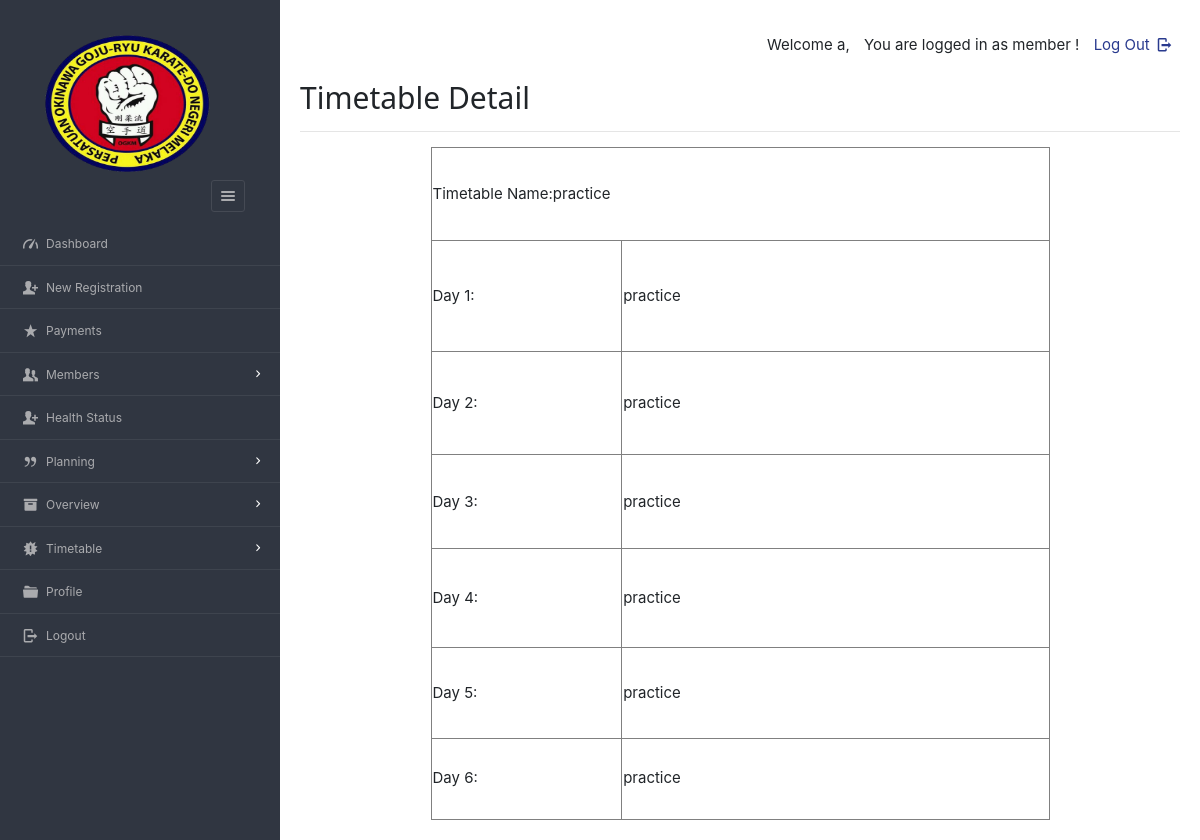
The app's page /dashboard/admin/viewdetailroutine.php?id=b764ef36-862b-11ef-a53d-3ca067e52da9 (signed in) with its own data.
### tables this page shows
CREATE TABLE `sports_timetable` (
  `tid` varchar(45) NOT NULL,
  `tname` varchar(45) NOT NULL,
  `day1` varchar(200) NOT NULL,
  `day2` varchar(200) NOT NULL,
  `day3` varchar(200) NOT NULL,
  `day4` varchar(200) NOT NULL,
  `day5` varchar(200) NOT NULL,
  `day6` varchar(200) NOT NULL,
  `pid` varchar(8) NOT NULL
);

### dashboard/admin/viewdetailroutine.php (the view, shortened to what this page needs)
<?php
require '../../include/db_conn.php';
?>
<!DOCTYPE html>
<html lang="en">
<head>
	<link rel="stylesheet" href="../../css/style.css"  id="style-resource-5">
    <link rel="stylesheet" href="../../css/dashMain.css">
    <link rel="stylesheet" type="text/css" href="../../css/entypo.css">
	<link href="a1style.css" rel="stylesheet" type="text/css">
	<link rel="stylesheet" href="../../css/bootstrap.min.css">
	<link rel="stylesheet" href="../../css/dashboard/sidebar.css">
</head>
     <body class="page-body  page-fade" onload="collapseSidebar()">
    	<div class="page-container sidebar-collapsed" id="navbarcollapse">
		<div class="sidebar-menu">
			<header class="logo-env">
					<div class="sidebar-collapse" onclick="collapseSidebar()">
				<a href="#" class="sidebar-collapse-icon with-animation">
					<i class="entypo-menu"></i>
				</a>
			</div>
			</header>
    		<?php include('nav.php'); ?>
    	</div>
    		<div class="main-content">
				<div class="row">
					<div class="col-md-6 col-sm-8 clearfix">
					</div>
					<div class="col-md-6 col-sm-4 clearfix hidden-xs">
						<ul class="list-inline links-list pull-right">
							<li>
								<a href="logout.php">
									Log Out <i class="entypo-logout right"></i>
								</a>
							</li>
						</ul>
					</div>
				</div>
				<h2>Timetable Detail</h2>
				<hr/>
				<?php
$id = $_GET['id'];
$sql = "SELECT * FROM sports_timetable t WHERE t.tid = ?";
$stmt = $con->prepare($sql);
$stmt->bind_param("i", $id);
$stmt->execute();
$res = $stmt->get_result();
if ($res) {
    $row = $res->fetch_array(MYSQLI_ASSOC);
} else {
    echo "Error: " . $stmt->error;
}
?>
		<div id=print>
		<table width="619" height="673" border="1" align="center">
  <tr>
    <td height="87" colspan="2">Timetable Name:<?php echo $row['tname'] ?> </td>
    </tr>
  <tr>
    <td width="186" height="103">Day 1:</td>
    <td width="417"><?php echo $row['day1'] ?></td>
  </tr>
  <tr>
    <td height="96">Day 2:</td>
    <td><?php echo $row['day2'] ?></td>
  </tr>
  <tr>
    <td height="87">Day 3:</td>
    <td><?php echo $row['day3'] ?></td>
  </tr>
  <tr>
    <td height="92">Day 4:</td>
    <td><?php echo $row['day4'] ?></td>
  </tr>
  <tr>
    <td height="84">Day 5:</td>
    <td><?php echo $row['day5'] ?></td>
  </tr>
  <tr>
    <td height="75">Day 6:</td>
    <td><?php echo $row['day6'] ?></td>
  </tr>
        </table></div>
    	</div>
    </body>
</html>

### css/style.css (style rules this page uses)
html { font-size: 62.5%; font-family: sans-serif; }
div { display: block; }
body { font-family: "Noto Sans", sans-serif, "Helvetica Neue", Helvetica, Arial, sans-serif; font-size: 12px; line-height: 1.428571429; display: block; margin: 0; }
*, *:before, *:after { box-sizing: border-box; }
a { text-decoration: none; background: transparent; }
img { vertical-align: middle; }
img { border: 0; }
.logo img { width: 220px; height: 200px; }
a { color: #373e4a; text-decoration: none; }
a { background: transparent; }
a { color: #373e4a; }
.page-container { position: relative; padding-left: 280px; }
.page-container .sidebar-menu { position: absolute; width: 280px; top: 0; left: 0; bottom: 0; background: #303641; color: #aaabae; z-index: 1; min-height: 796px; box-sizing: border-box; }
.page-container .sidebar-menu .logo-env { width: 100%; padding: 35px; padding-bottom: 10px; box-sizing: border-box; }
.page-container .sidebar-menu .logo-env:before, .page-container .sidebar-menu .logo-env:after { content: " "; display: table; }
.page-container .sidebar-menu .logo-env > div { display: block; vertical-align: middle; white-space: nowrap; float: left; }
.page-container .sidebar-menu .logo-env > div > a { display: inline-block; color: #aaabae; }
.page-container .sidebar-menu .logo-env > div.sidebar-collapse, .page-container .sidebar-menu .logo-env > div.sidebar-mobile-menu { position: relative; float: right; }
.page-container .sidebar-menu .logo-env > div.sidebar-collapse a, .page-container .sidebar-menu .logo-env > div.sidebar-mobile-menu a { display: inline-block; border: 1px solid #454a54; text-align: center; padding: 0; line-height: 1; font-size: 20px; font-weight: 300; padding: 5px 2px; background-clip: padding-box; border-radius: 3px; transition: all 200ms ease-in-out; }
.page-container .sidebar-menu .logo-env .logo img { width: 180px; height: 150px; }
.page-container .sidebar-menu .logo-env:after { clear: both; }
ul, ol { margin-top: 0; margin-bottom: 8.5px; }
ul, menu, dir { display: block; list-style-type: disc; }
li { display: list-item; }
i, cite, em, var, address, dfn { font-style: italic; }

### css/dashMain.css (style rules this page uses)
.page-container .main-content { position: relative; float: left; width: 100%; padding: 20px; z-index: 2; background: #ffffff; box-sizing: border-box; }
.row { margin-left: -15px; margin-right: -15px; }
.row:before, .row:after { content: " "; display: table; }
.row:after { clear: both; }
.col-xs-1, .col-sm-1, .col-md-1, .col-lg-1, .col-xs-2, .col-sm-2, .col-md-2, .col-lg-2, .col-xs-3, .col-sm-3, .col-md-3, .col-lg-3, .col-xs-4, .col-sm-4, .col-md-4, .col-lg-4, .col-xs-5, .col-sm-5, .col-md-5, .col-lg-5, .col-xs-6, .col-sm-6, .col-md-6, .col-lg-6, .col-xs-7, .col-sm-7, .col-md-7, .col-lg-7, .col-xs-8, .col-sm-8, .col-md-8, .col-lg-8, .col-xs-9, .col-sm-9, .col-md-9, .col-lg-9, .col-xs-10, .col-sm-10, .col-md-10, .col-lg-10, .col-xs-11, .col-sm-11, .col-md-11, .col-lg-11, .col-xs-12, .col-sm-12, .col-md-12, .col-lg-12 { position: relative; min-height: 1px; padding-left: 15px; padding-right: 15px; }
.links-list { white-space: nowrap; padding-top: 14px; padding-bottom: 8px; }
.pull-right { float: right !important; }
.list-inline { padding-left: 0; list-style: none; }
ul, ol { margin-top: 0; margin-bottom: 8.5px; }
.list-inline > li:first-child { padding-left: 0; }
.list-inline > li { display: inline-block; padding-left: 5px; padding-right: 5px; }
@media (min-width: 768px) { .col-sm-1, .col-sm-2, .col-sm-3, .col-sm-4, .col-sm-5, .col-sm-6, .col-sm-7, .col-sm-8, .col-sm-9, .col-sm-10, .col-sm-11 { float: left; } }
@media (min-width: 768px) { .col-sm-8 { width: 66.66666666666666%; } }
@media (min-width: 768px) { .col-sm-4 { width: 33.33333333333333%; } }
@media (min-width: 992px) { .col-md-1, .col-md-2, .col-md-3, .col-md-4, .col-md-5, .col-md-6, .col-md-7, .col-md-8, .col-md-9, .col-md-10, .col-md-11 { float: left; } }
@media (min-width: 992px) { .col-md-6 { width: 50%; } }
a { color: #373e4a; text-decoration: none; }
a { background: transparent; }
a { color: #373e4a; }
h2, .h2 { font-size: 25px; }
hr { margin-top: 17px; margin-bottom: 17px; border: 0; border-top: 1px solid #998f8f; }
hr { box-sizing: content-box; height: 0; }
i, cite, em, var, address, dfn { font-style: italic; }

### css/dashboard/sidebar.css (style rules this page uses)
.page-container { display: flex; min-height: 100vh; }
.sidebar-menu { width: 250px; background-color: #2b303a; color: #ffffff; }
.main-content { flex-grow: 1; padding: 20px; }

### records on screen
sports_timetable: tname "practice", day1 "practice", day2 "practice", day3 "practice", day4 "practice", day5 "practice", day6 "practice"
